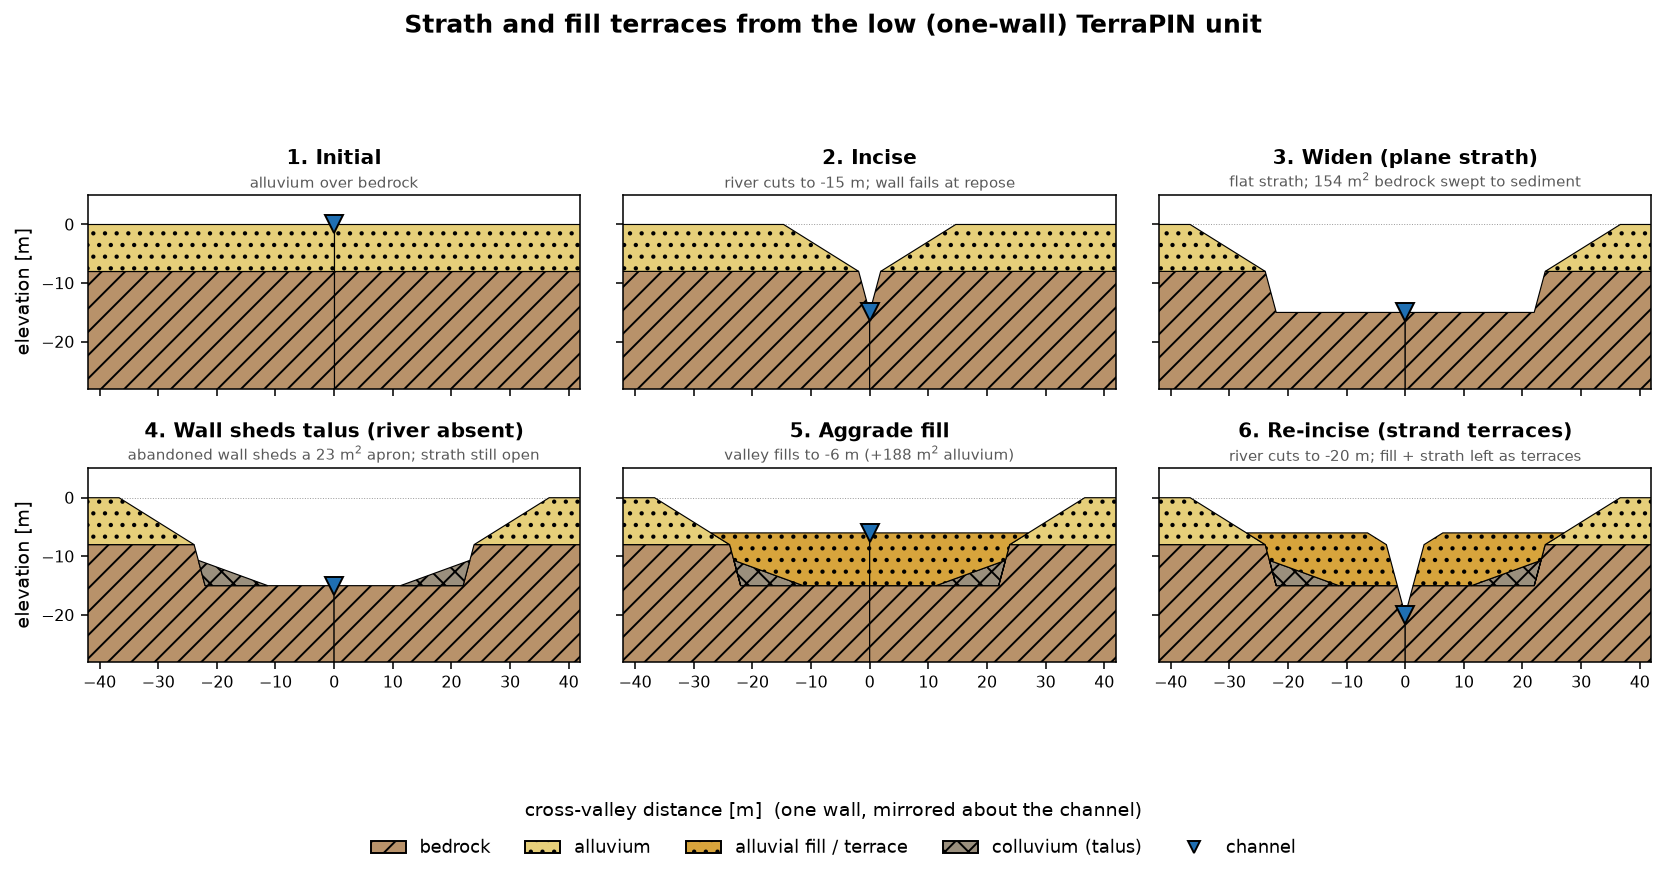

The Python source for this figure:
#! /usr/bin/env python
"""
Worked example: terrace formation with the low (one-wall) TerraPIN unit.

Drives the geometry engine through a physically-ordered sequence and draws each
stage as a labelled cross-section:

  1. initial        alluvium over bedrock
  2. incise         river cuts down; wall fails at the angle of repose
  3. widen          the sweeping river planes a flat strath and carries ALL the
                    eroded rock off as sediment -- it cannot leave talus in its
                    own path, so the strath is clean
  4. shed talus     the river has narrowed away from the wall; the now-abandoned
                    wall sheds a modest talus apron onto the quiet strath (the
                    shed volume is a physics input -- illustrative here)
  5. aggrade        a valley fill buries strath and talus
  6. re-incise      the river cuts a new inner channel, stranding the fill and
                    strath (with its talus) as terraces

The unit models one valley wall; we mirror it about the channel (x = 0) so the
figure reads as a full symmetric valley -- which is what "low" means.

Run in the dedicated environment:
    conda run -n terrapin python examples/low_unit_terraces.py
"""
import os
import sys

import numpy as np
import matplotlib
matplotlib.use("Agg")
import matplotlib.pyplot as plt
from matplotlib.patches import Patch
from shapely.geometry import box

sys.path.insert(0, os.path.dirname(os.path.dirname(os.path.abspath(__file__))))
from terrapin.geometry import incise, widen, aggrade, eroded_wedge, colluvial_pile

# --- Material palette (geoscience-flavoured), keyed by lithology ---
STYLE = {
    "bedrock":   dict(fc="#b8926a", hatch="//", label="bedrock"),
    "alluvium":  dict(fc="#e6cf7a", hatch="..", label="alluvium"),
    "fill":      dict(fc="#d7a43c", hatch="..", label="alluvial fill / terrace"),
    "colluvium": dict(fc="#9a8f7d", hatch="xx", label="colluvium (talus)"),
}


def lithology(name):
    if "bedrock" in name:
        return "bedrock"
    if "colluvium" in name:
        return "colluvium"
    if "fill" in name:
        return "fill"
    return "alluvium"


def draw(ax, bodies, z_ch, title, subtitle):
    for name, geom in bodies.items():
        if geom.is_empty:
            continue
        st = STYLE[lithology(name)]
        parts = geom.geoms if geom.geom_type == "MultiPolygon" else [geom]
        for p in parts:
            xs, zs = p.exterior.xy
            xs = np.asarray(xs)
            for sign in (1, -1):                      # mirror about the channel
                ax.fill(sign * xs, zs, facecolor=st["fc"], edgecolor="k",
                        linewidth=0.6, hatch=st["hatch"], zorder=1)
    ax.plot(0, z_ch, marker="v", color="#1f6fb2", ms=9, zorder=3,
            markeredgecolor="k")                      # channel
    ax.set_title(title, fontsize=10.5, fontweight="bold", pad=16)
    ax.text(0.5, 1.02, subtitle, transform=ax.transAxes, ha="center",
            va="bottom", fontsize=7.8, color="0.35")  # caption above the panel
    ax.set_xlim(-XMAX, XMAX)
    ax.set_ylim(ZMIN, ZMAX)
    ax.set_aspect("equal")
    ax.axhline(0, color="0.6", lw=0.5, ls=":", zorder=0)
    ax.tick_params(labelsize=8)


# --- Domain and initial condition: alluvium over bedrock, flat surface at 0 ---
XMAX, ZMIN, ZMAX = 42.0, -28.0, 5.0
STACK = [(-8.0, 75.0, "bedrock"), (0.0, 32.0, "alluvium")]
LAMBDA, ALPHA_C = 0.35, 20.0
DOMAIN = box(-80.0, -60.0, 0.0, ZMAX)

bodies = {"bedrock": box(-80.0, -60.0, 0.0, -8.0),
          "alluvium": box(-80.0, -8.0, 0.0, 0.0)}
snaps = [(dict(bodies), 0.0, "1. Initial", "alluvium over bedrock")]

# 2. Incise into bedrock -> a repose wall forms
bodies, _ = incise(bodies, -15.0, STACK, floor_half_width=0.0)
snaps.append((dict(bodies), -15.0, "2. Incise",
              "river cuts to -15 m; wall fails at repose"))

# 3. Widen: the river planes a flat strath and exports all the rock
bodies, bal = widen(bodies, -15.0, 22.0, STACK)
snaps.append((dict(bodies), -15.0, "3. Widen (plane strath)",
              "flat strath; %.0f m$^2$ bedrock swept to sediment"
              % bal["bedrock_eroded"]))

# 4. River has narrowed away from the wall; the abandoned wall sheds a talus
#    apron onto the quiet strath. The shed volume is a physics input (external);
#    here we place an illustrative amount and let the engine fit the apron.
void = eroded_wedge(-15.0, STACK, 22.0)
talus, _ = colluvial_pile(15.0, void, ALPHA_C, LAMBDA)
bodies = dict(bodies)
bodies["colluvium"] = talus
snaps.append((dict(bodies), -15.0, "4. Wall sheds talus (river absent)",
              "abandoned wall sheds a %.0f m$^2$ apron; strath still open"
              % talus.area))

# 5. Aggrade a valley fill over strath and talus
bodies, dep = aggrade(bodies, -6.0, DOMAIN, name="alluvium_fill")
snaps.append((dict(bodies), -6.0, "5. Aggrade fill",
              "valley fills to -6 m (+%.0f m$^2$ alluvium)" % dep))

# 6. Re-incise a narrow inner channel -> fill and strath left as terraces
bodies, _ = incise(bodies, -20.0, STACK, floor_half_width=0.0)
snaps.append((dict(bodies), -20.0, "6. Re-incise (strand terraces)",
              "river cuts to -20 m; fill + strath left as terraces"))

# --- Figure: 2 rows x 3 cols ---
fig, axes = plt.subplots(2, 3, figsize=(12.0, 6.2), sharex=True, sharey=True)
for ax, (bd, zc, title, sub) in zip(axes.ravel(), snaps):
    draw(ax, bd, zc, title, sub)
for ax in axes[:, 0]:
    ax.set_ylabel("elevation [m]", fontsize=10)
fig.supxlabel("cross-valley distance [m]  (one wall, mirrored about the channel)",
              fontsize=10, y=0.06)

handles = [Patch(facecolor=s["fc"], edgecolor="k", hatch=s["hatch"],
                 label=s["label"]) for s in STYLE.values()]
handles.append(plt.Line2D([], [], marker="v", color="#1f6fb2", ls="",
                          markeredgecolor="k", label="channel"))
fig.legend(handles=handles, loc="lower center", ncol=5, fontsize=9,
           frameon=False, bbox_to_anchor=(0.5, 0.0))
fig.suptitle("Strath and fill terraces from the low (one-wall) TerraPIN unit",
             fontsize=13, fontweight="bold", y=0.99)
fig.tight_layout(rect=(0, 0.08, 1, 0.95))

out = os.path.join(os.path.dirname(os.path.abspath(__file__)),
                   "low_unit_terraces.png")
fig.savefig(out, dpi=140, bbox_inches="tight")
print("wrote", out)
